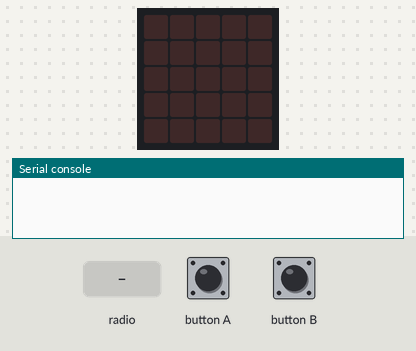
A program run on a simulated BBC micro:bit running MicroPython. Parts: the board's 5×5 LED display, the last lines printed to the serial console. Inputs (shaded band) come from the test bench. No radio messages arrive unless stated (any console line starting 'radio sent:' is added by the test bench).

Above: at 1.2 s.
1.3 s: button B pressed for 0.15 s
At 1.46 s:
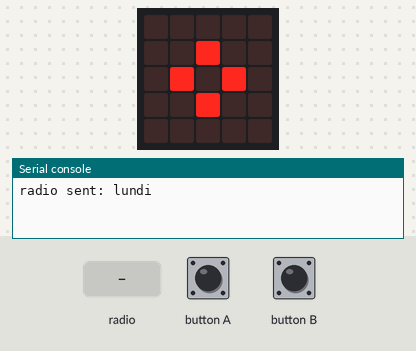
3.0 s: button A pressed for 1 s
At 4.7 s:
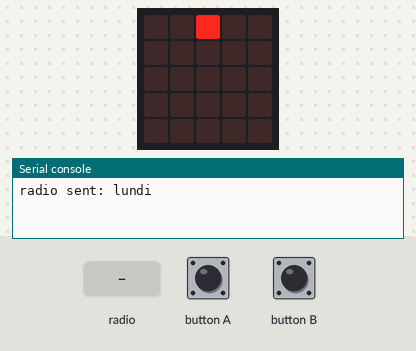
5.5 s: radio message "LIKE" arrives
At 5.6 s:
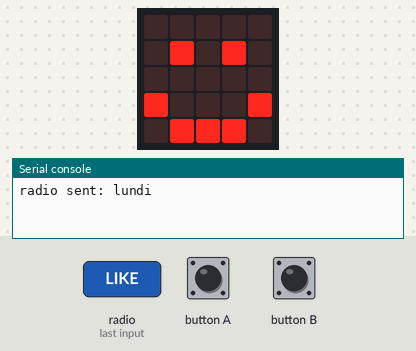
7.2 s: radio message "UNLIKE" arrives
At 7.3 s:
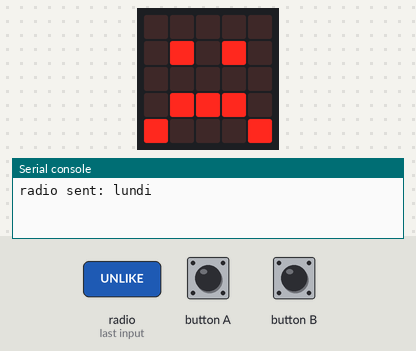
8.9 s: button B pressed for 1 s
At 8.95 s:
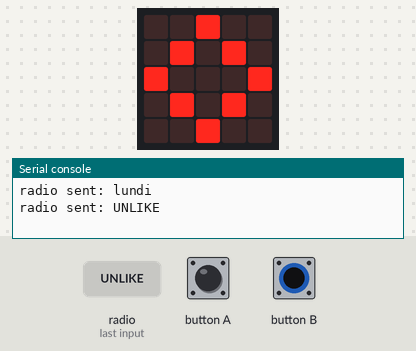
11.9 s: button B pressed for 3.2 s
Timing chart, 0 to 14.9 s (numbered marks = the images above; inputs shaded):
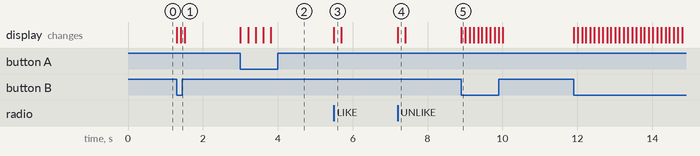

The program:

script_poo.py
```python
# Programme communication avec auteur authentifié POO
from microbit import *
import radio
import utime

# modifier ch, gpe et numero selon le micro-reseau que vous partagez

class Communication_radio:
  def __init__(self, ch=7,gpe=0,messages=['lundi','LIKE','UNLIKE'],numero=99):
    self.channel = ch
    self.group = gpe
    self.messages = messages
    self.i = 0
    self.img = [Image.DIAMOND,Image.DIAMOND_SMALL]
    self.numero = numero

  def message_suivant(self):
    display.clear()
    l = len(self.messages)
    self.i = (self.i + 1) % l
    display.set_pixel(self.i,0,9)
    utime.sleep(0.2)

  def select_message(self):
    return self.messages[self.i]

  def img_send(self):
    display.show(self.img,delay=100)
    utime.sleep(0.015)
    display.clear()

com = Communication_radio(7,0,['lundi','LIKE','UNLIKE'])
radio.on()
radio.config(channel = com.channel, power = 6, length = 32, group=com.group)

while True:
  if button_a.is_pressed():
    com.message_suivant()
  if button_b.is_pressed():
    radio.send(com.select_message())
    com.img_send() # affiche l'animation lors de l'envoi du message

  stringData = radio.receive()
  if stringData:
    texte = stringData
    if texte == 'LIKE':
      display.show(Image.HAPPY)
      utime.sleep(0.2)
      display.clear()
    elif texte == 'UNLIKE':
      display.show(Image.SAD)
      utime.sleep(0.2)
      display.clear()
    else:
      display.scroll(texte)
```

Measured:
- after the input at 1.3 s, the display: first changes at once (image 1 shows a later state)
- after the input at 3.0 s, the display: first changes at once (image 2 shows a later state)
- after the input at 5.5 s, the display: changes at once (image 3)
- after the input at 7.2 s, the display: changes at once (image 4)
- after the input at 8.9 s, the display: changes at once (image 5)
